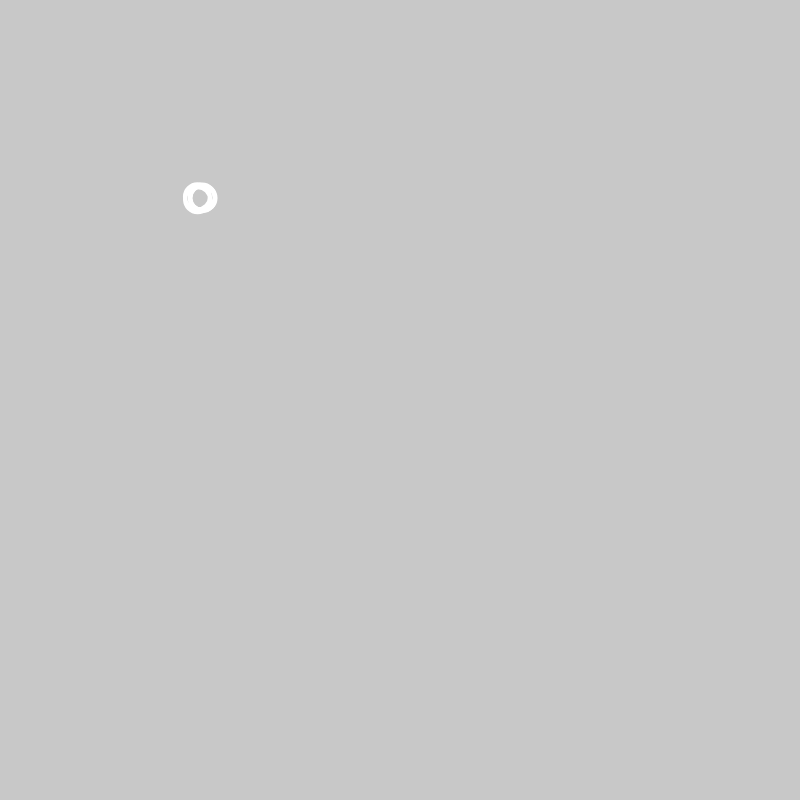
Frame 1 (no input)
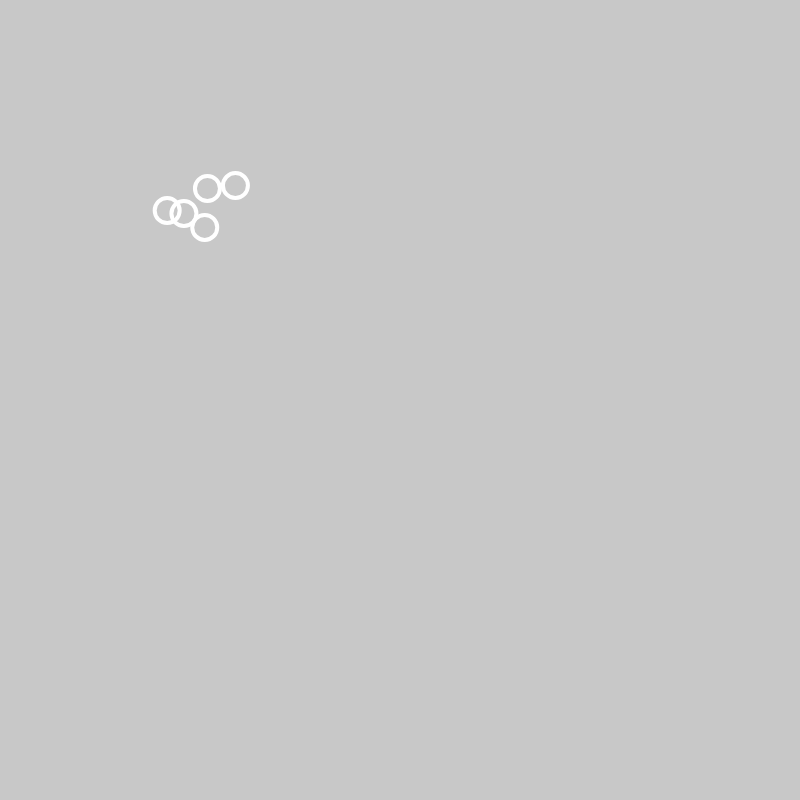
Frame 60 (no input)
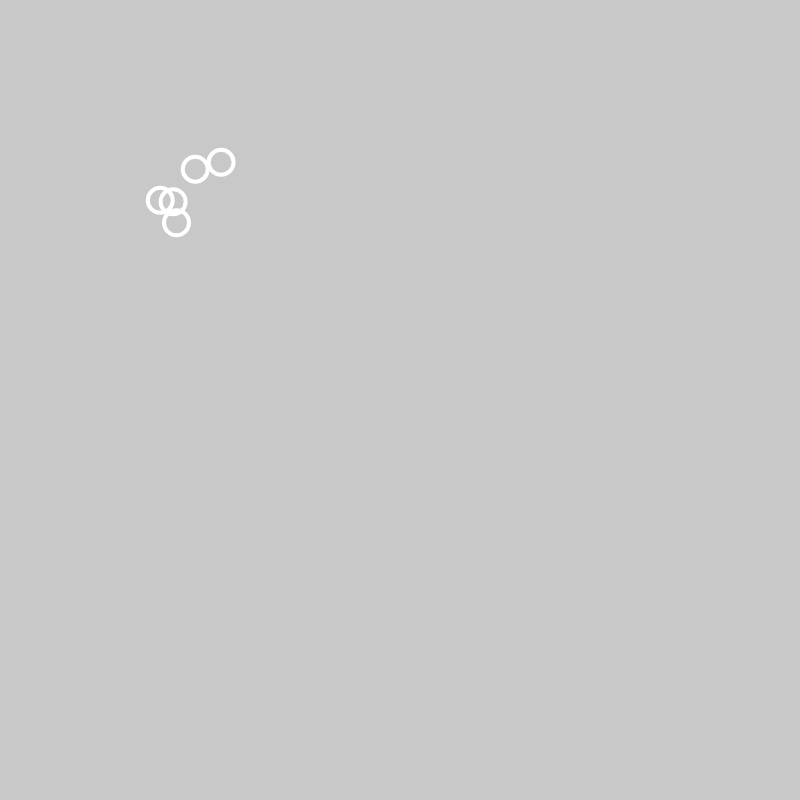
Frame 120 (the mouse pressed at the canvas centre since frame 60)

The p5.js sketch that drew these frames (run headless with seeded random() and noise() and a simulated clock; from frame 60 on, the mouse is pressed at the canvas centre):

// p5.js sketch
// ── sketch.js
class Bubble{
  constructor() {
    this.x = 200;
    this.y = 200;
    this.r = 25;
  }
  move(){
    var updateX = this.x + random(-5, 5);
    var updateY = this.y + random(-5, 5);
    this.x = updateX;
    this.y = updateY;
  }
  show(){
    stroke(255);
    strokeWeight(4);
    noFill();
    ellipse(this.x, this.y, this.r, this.r);
  }
  mouseClick(_x, _y){
    var d = dist(this.x, this.y, _x, _y);
    if (d < this.r){
      return true
    }
    else return false
  }
}

class Controller{
  constructor(_ouchAr){
    this.bbl =[]
    this.ouchAr = _ouchAr
  }
  add(){
    this.bbl.push(new Bubble)
  }
  checkRemove(x, y){
    console.log(x, y)
    var ar = this.bbl;
    var ouchAr = this.ouchAr;
    var flag = false;
    this.bbl.forEach(function(bubble, idx){
    if(bubble.mouseClick(x, y)){
      ar.splice(idx, 1);
      ouchAr.addWord(new Kazuki(x, y));
      flag = true;
    }
    })
    if(!flag){
    this.ouchAr.ar.forEach(function(bubble, idx){
      if(bubble.mouseClick(x, y)){
      bubble.suck();
    }
      
    })
  }}
  show(){
    this.ouchAr.show();
    this.bbl.forEach(function(bubble, idx){
    bubble.move();
    bubble.show();
    // console.log(idx);
  })
  }
}

class OuchWord{
  constructor(_x, _y){
    this.x = _x;
    this.y = _y;
    this.fontsize = random(20, 50)
    this.col = [random(0,255), random(0,255), random(0,255)];
  }
  show(){
    fill(this.col[0], this.col[1], this.col[2]);
    strokeWeight(3)
    textSize(this.fontsize);
    text("Ouch", this.x, this.y);
  }
}

class Kazuki{
    constructor(_x, _y){
    this.x = _x;
    this.y = _y;
    this.fontsize = random(20, 50);
    this.col = [random(0,255), random(0,255), random(0,255)];
    this.word = "Kazuki";
    this.speedX = 2;
    this.speedY = (-2.5);
    this.margin = 40;
  }
  show(){
    fill(this.col[0], this.col[1], this.col[2]);
    strokeWeight(3)
    textSize(this.fontsize);
    text(this.word, this.x, this.y);
    this.update()
  }
  update(){
    if(this.x > w){
      this.speedX = - this.speedX;
      console.log("hello", this.speedX);
    }
    if(this.y > h){
      this.speedY = - this.speedY;
      console.log("hello", this.speedY);
    }
    if(this.x < 0){
      this.speedX = - this.speedX;
      console.log("hello", this.speedX);
    }
    if(this.y < 0){
      this.speedY = - this.speedY;
      console.log("hello", this.speedY);
    }

    this.x += this.speedX;
    this.y += this.speedY;
  }
      mouseClick(x, y){
      var d = dist(this.x, this.y, x, y)
      if (d < this.fontsize){
        return true;
      }
      return false;
    }
    suck(){
      this.word = "suck"
      this.fontsize = 100;
    }
}

class Ouch{
  constructor(){
    this.ar = [];
  }
  show(){
    this.ar.forEach(function(ouch){
      ouch.show();
    })
  }
  addWord(word){
    this.ar.push(word);
  }
    checkRemove(x, y){
    var ar = this.ar;
    this.bbl.forEach(function(bubble, idx){
    if(bubble.mouseClick(x, y)){
      console.log(idx);
      ar.splice(idx, 1);
      if(bubble instanceof Kazuki){
        bubble.word = "Suck";
      }else{
      ouchAr.addWord(new Kazuki(x, y));
      }
    }
      
    })
  }
  
}

var cnt;
var ouchAr;
var w = 800;
var h = 800;
function setup() {
  createCanvas(w, h);
  cnt = new Controller(new Ouch());
  for (var i = 0; i < 5; i++){
    cnt.add()
  }
}

function draw() {
  background(200);
  cnt.show()
}

function mousePressed(){
  cnt.checkRemove(mouseX, mouseY);
  
  
}
